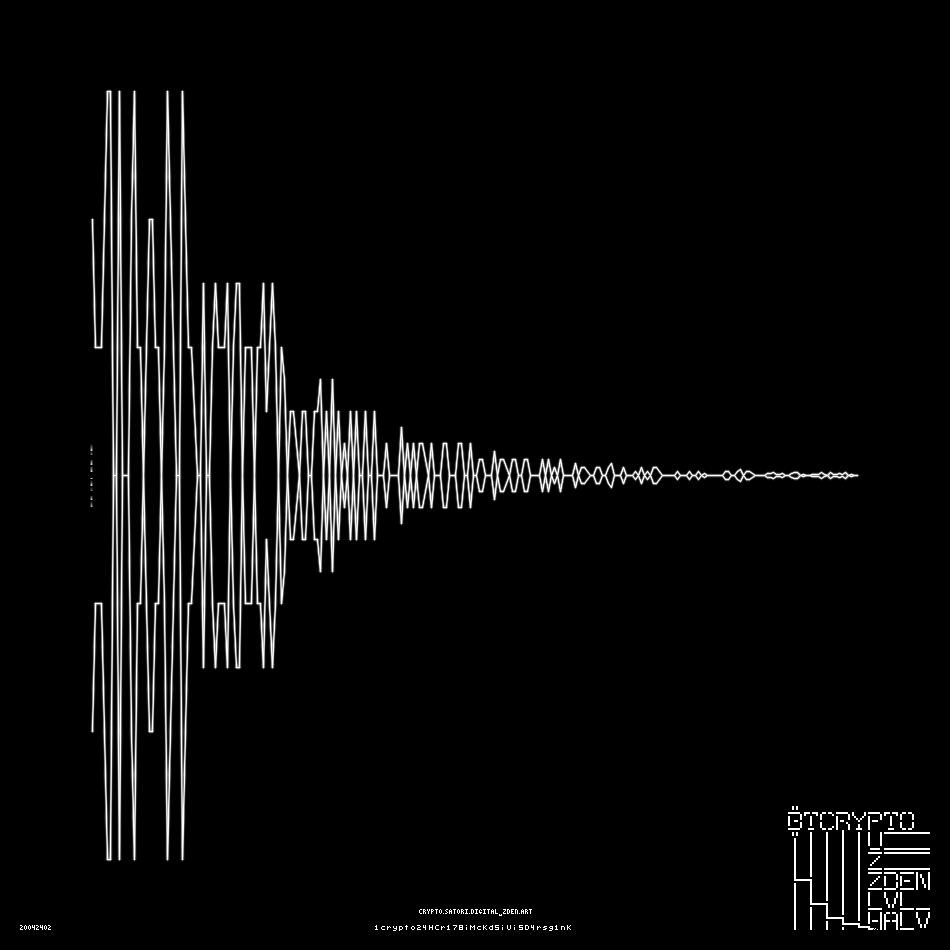
#> input picture puzzles/zden-halv/sources/cryptoHALV.png, 950 x 950 px
$ python measure_marker_dashes.py
#> lines starting #> are read from the running program, lines starting #| are printed output that depends on the picture
"""Measure the detached start-marker's dash schedule at x=90..92, exactly.

Vector 1 groundwork (Monero-precedent: dash lengths carried the selector schedule).

RESULT (supersedes two earlier readings):
    dashes 11, 13, 13, 11   gaps 5, 5, 5   total 63 px, mirrored about y=475

  * the FB analyst's "11,12,13,11 / gaps 5,6,5" is wrong: the marker's stroke
    carries an internal sawtooth grey ramp (period ~7 px) whose valleys fall to
    intensity 1-2, which splits dashes 2 and 3 under a >1 threshold. Only rows
    that are EXACTLY zero are true dash gaps.
  * our own older note "4 dashes, 13 on, 5 off, period 18" is also wrong (it
    sums to 67, not the measured 63).

The blocks at y=218..275 and y=674..733 are NOT part of the marker: they extend
to x=95, i.e. they are the antialiased first vertical segment of the waveform
itself. The marker proper occupies only x=90..92.

Normalised dash lengths are [0, 2, 2, 0] -- a valid quaternary word that also
satisfies the middle-band grammar [even, even, arbitrary, 0], for which D=6, C=0.
"""
from __future__ import annotations

from pathlib import Path

import numpy as np
from PIL import Image

SRC = Path(__file__).resolve().parent.parent / "sources" / "cryptoHALV.png"
CENTRELINE = 475
MARKER_COLS = slice(90, 93)


def marker_runs(ink: np.ndarray, lo: int = 444, hi: int = 506):
    runs, y = [], lo
    while y <= hi:
        if ink[y] > 0:
            start = y
            while y <= hi and ink[y] > 0:
                y += 1
            runs.append((start, y - 1, y - start))
        else:
            y += 1
    return runs


def main() -> None:
    im = np.asarray(Image.open(SRC).convert("L"), dtype=np.int32)
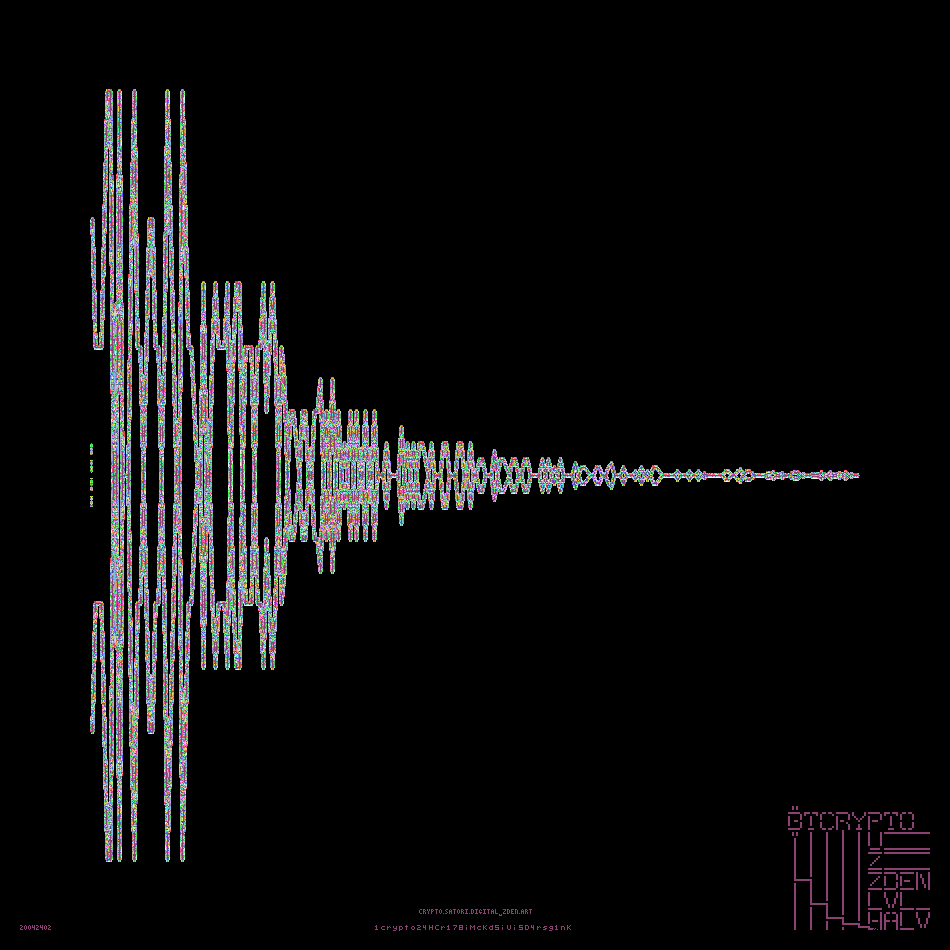
#> im: shape (950, 950) int32; 256 distinct labels, from 0 to 255; one colour per label, 0 black
    ink = im[:, MARKER_COLS].sum(axis=1)
#> ink = 950 values, max 398 at index 219, min 0 at index 0, mean 35.8

    # Prove the outer blocks belong to the waveform, not the marker.
    for label, (a, b) in (("top block", (218, 275)),
                          ("marker", (444, 506)),
                          ("bottom block", (674, 733))):
        widths = [x for x in range(89, 99) if (im[a:b + 1, x] > 0).any()]
        print(f"{label:13s} y={a}..{b}  occupies x={widths}")
#> this loop made 3 passes
#> widths on passes 1 to 3: [90, 91, 92, 93, 94, 95], [90, 91, 92], [90, 91, 92, 93, 94, 95]
#| top block     y=218..275  occupies x=[90, 91, 92, 93, 94, 95]
#| marker        y=444..506  occupies x=[90, 91, 92]
#| bottom block  y=674..733  occupies x=[90, 91, 92, 93, 94, 95]

    runs = marker_runs(ink)
#> after the loop in marker_runs, `while y <= hi:`: runs = [(444, 454, 11), (460, 472, 13), (478, 490, 13), (496, 506, 11)]; y = 507
    lens = [n for _, _, n in runs]
#> lens = [11, 13, 13, 11]
    gaps = [runs[i + 1][0] - runs[i][1] - 1 for i in range(len(runs) - 1)]
#> gaps = [5, 5, 5]

    print("\ndash |  y-range  | len | distance from centreline")
    for start, end, n in runs:
        print(f"     | {start}..{end} |  {n:2d} | {start - CENTRELINE:+4d} .."
              f" {end - CENTRELINE:+4d}")
#> this loop made 4 passes
#|      | 444..454 |  11 |  -31 ..  -21
#|      | 460..472 |  13 |  -15 ..   -3
#|      | 478..490 |  13 |   +3 ..  +15
#|      | 496..506 |  11 |  +21 ..  +31

    print(f"\ndash lengths : {lens}")
#| dash lengths : [11, 13, 13, 11]
    print(f"gaps         : {gaps}")
#| gaps         : [5, 5, 5]
    print(f"total span   : {sum(lens) + sum(gaps)} px")
#| total span   : 63 px
    print(f"normalised   : {[n - min(lens) for n in lens]}")
#| normalised   : [0, 2, 2, 0]
    mirrored = all(runs[i][1] - CENTRELINE == -(runs[-1 - i][0] - CENTRELINE)
                   for i in range(len(runs) // 2))
#> mirrored = True
    print(f"mirror-symmetric about y={CENTRELINE}: {mirrored}")
#| mirror-symmetric about y=475: True


if __name__ == "__main__":
    main()
